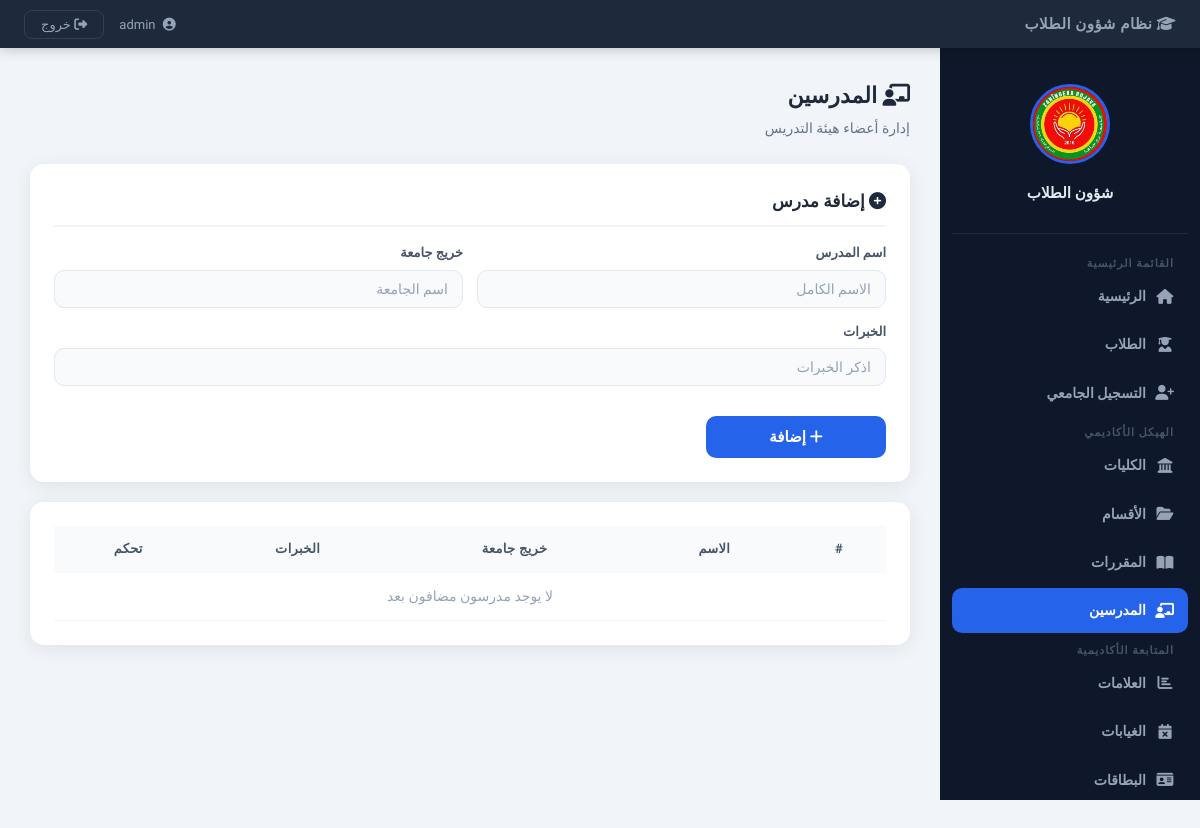
The page /?page=staff (signed in) on the database as committed earlier.
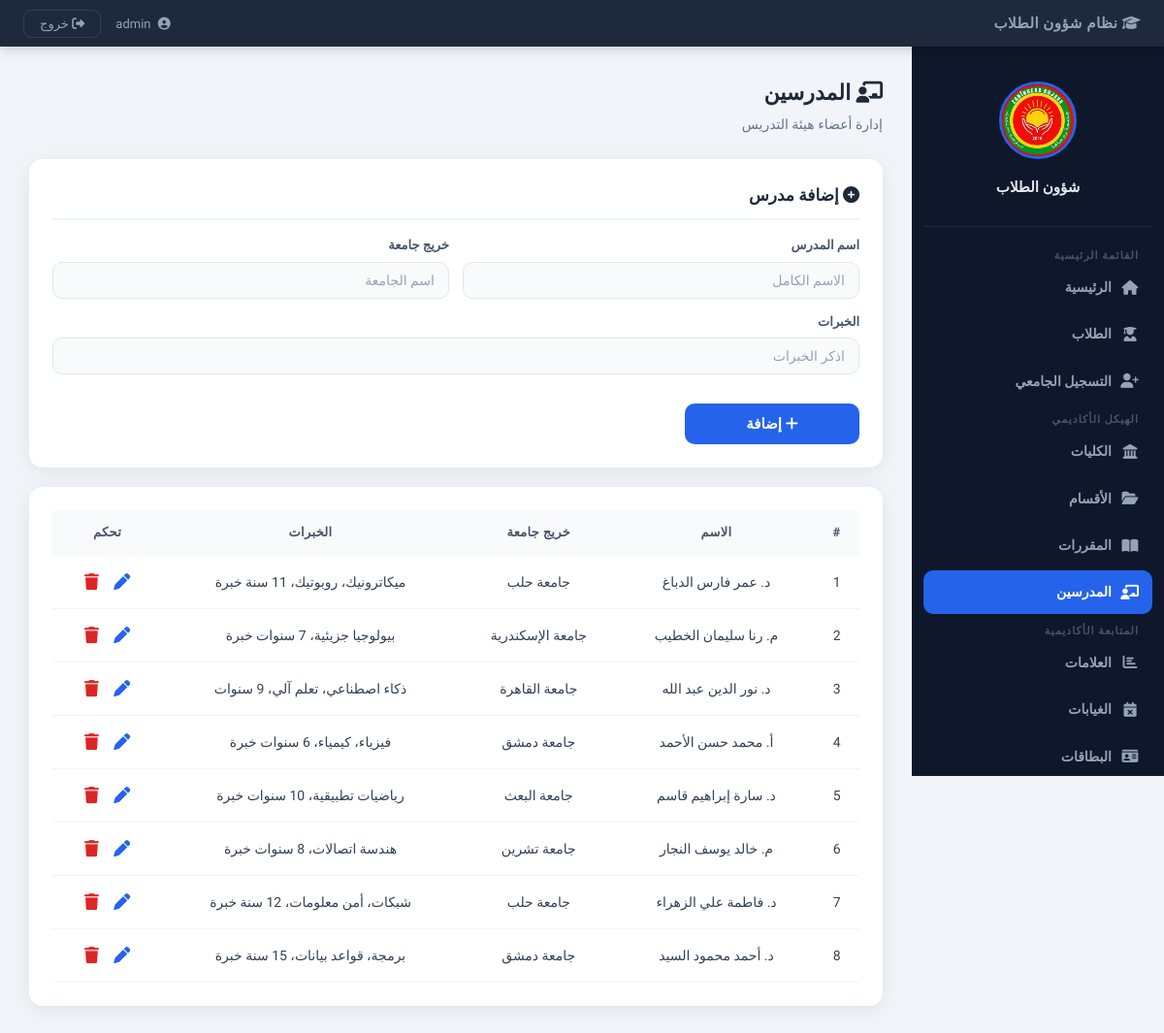
The same page on the database as committed later.
### tables this page shows
CREATE TABLE staff (
    id         INTEGER PRIMARY KEY AUTOINCREMENT,
    name       TEXT NOT NULL,
    university TEXT,
    experience TEXT,
    created_at TEXT DEFAULT (datetime('now'))
);

### app/Core/Database.php (called while the page is built, shortened)
<?php
class Database
{
    private static ?PDO $instance = null;
    public static function getInstance(): PDO
    {
        if (self::$instance === null) {
            if (DB_DRIVER === 'sqlite') {
                $pdo = new PDO('sqlite:' . DB_PATH);
                $pdo->exec('PRAGMA foreign_keys = ON;');
            } elseif (DB_DRIVER === 'mysql') {
                $dsn = "mysql:host=" . DB_HOST . ";dbname=" . DB_NAME . ";charset=" . DB_CHARSET;
                $pdo = new PDO($dsn, DB_USER, DB_PASS);
            } else {
                throw new RuntimeException('DB_DRIVER غير مدعوم');
            }
            $pdo->setAttribute(PDO::ATTR_ERRMODE,            PDO::ERRMODE_EXCEPTION);
            $pdo->setAttribute(PDO::ATTR_DEFAULT_FETCH_MODE, PDO::FETCH_ASSOC);
            self::$instance = $pdo;
        }
        return self::$instance;
    }
}

### app/Core/BaseModel.php (called while the page is built, shortened)
<?php
abstract class BaseModel
{
    protected PDO    $db;
    protected string $table;
    public function __construct()
    {
        $this->db = Database::getInstance();
    }
    public function all(string $order = 'id DESC'): array
    {
        return $this->db->query("SELECT * FROM {$this->table} ORDER BY {$order}")
                        ->fetchAll();
    }
}

### views/pages/staff.php (the view, shortened to what this page needs)
<?php $staff = $data['staff'] ?? []; ?>
<div class="page-header">
  <h1><i class="fa-solid fa-chalkboard-user"></i> المدرسين</h1>
  <p>إدارة أعضاء هيئة التدريس</p>
</div>
<div class="card">
  <h3><i class="fa-solid fa-plus-circle"></i> إضافة مدرس</h3>
  <form method="POST" action="/std_1_student_manager/controllers/router.php">
    <div class="form-grid">
      <div class="form-group">
        <label>اسم المدرس</label>
        <input type="text" name="name" placeholder="الاسم الكامل" required>
      </div>
      <div class="form-group">
        <label>خريج جامعة</label>
        <input type="text" name="university" placeholder="اسم الجامعة">
      </div>
      <div class="form-group full">
        <label>الخبرات</label>
        <input type="text" name="experience" placeholder="اذكر الخبرات">
      </div>
    </div>
    <br>
    <button type="submit" class="btn-submit" style="max-width:180px;">
      <i class="fa-solid fa-plus"></i> إضافة
    </button>
  </form>
</div>
<div class="card">
  <div class="table-wrapper">
    <table>
      <thead>
        <tr>
          <th>#</th>
          <th>الاسم</th>
          <th>خريج جامعة</th>
          <th>الخبرات</th>
          <th>تحكم</th>
        </tr>
      </thead>
      <tbody>
        <?php if (empty($staff)): ?>
          <tr><td colspan="5" style="color:#94a3b8;">لا يوجد مدرسون مضافون بعد</td></tr>
        <?php else: ?>
          <?php foreach ($staff as $i => $s): ?>
          <tr>
            <td><?= $i + 1 ?></td>
            <td><?= htmlspecialchars($s['name']) ?></td>
            <td><?= htmlspecialchars($s['university'] ?? '—') ?></td>
            <td><?= htmlspecialchars($s['experience'] ?? '—') ?></td>
            <td>
              <button class="edit-btn"
                      onclick="openEditModal(<?= htmlspecialchars(json_encode($s)) ?>)"
                      title="تعديل">
                <i class="fa-solid fa-pen"></i>
              </button>
              <form method="POST" action="/std_1_student_manager/controllers/router.php"
                    style="display:inline"
                    onsubmit="return confirm('حذف هذا المدرس؟')">
                <button type="submit" class="delete-btn" title="حذف">
                  <i class="fa-solid fa-trash"></i>
                </button>
              </form>
            </td>
          </tr>
          <?php endforeach; ?>
        <?php endif; ?>
      </tbody>
    </table>
  </div>
</div>

Rows that differ between the two databases and show on the page:
added staff: name "د. عمر فارس الدباغ", university "جامعة حلب", experience "ميكاترونيك، روبوتيك، 11 سنة خبرة"
added staff: name "م. رنا سليمان الخطيب", university "جامعة الإسكندرية", experience "بيولوجيا جزيئية، 7 سنوات خبرة"
added staff: name "د. نور الدين عبد الله", university "جامعة القاهرة", experience "ذكاء اصطناعي، تعلم آلي، 9 سنوات"
added staff: name "أ. محمد حسن الأحمد", university "جامعة دمشق", experience "فيزياء، كيمياء، 6 سنوات خبرة"
added staff: name "د. سارة إبراهيم قاسم", university "جامعة البعث", experience "رياضيات تطبيقية، 10 سنوات خبرة"
added staff: name "م. خالد يوسف النجار", university "جامعة تشرين", experience "هندسة اتصالات، 8 سنوات خبرة"
added staff: name "د. فاطمة علي الزهراء", university "جامعة حلب", experience "شبكات، أمن معلومات، 12 سنة خبرة"
added staff: name "د. أحمد محمود السيد", university "جامعة دمشق", experience "برمجة، قواعد بيانات، 15 سنة خبرة"
Other text that changed with them:
text no longer shown: "لا يوجد مدرسون مضافون بعد"
